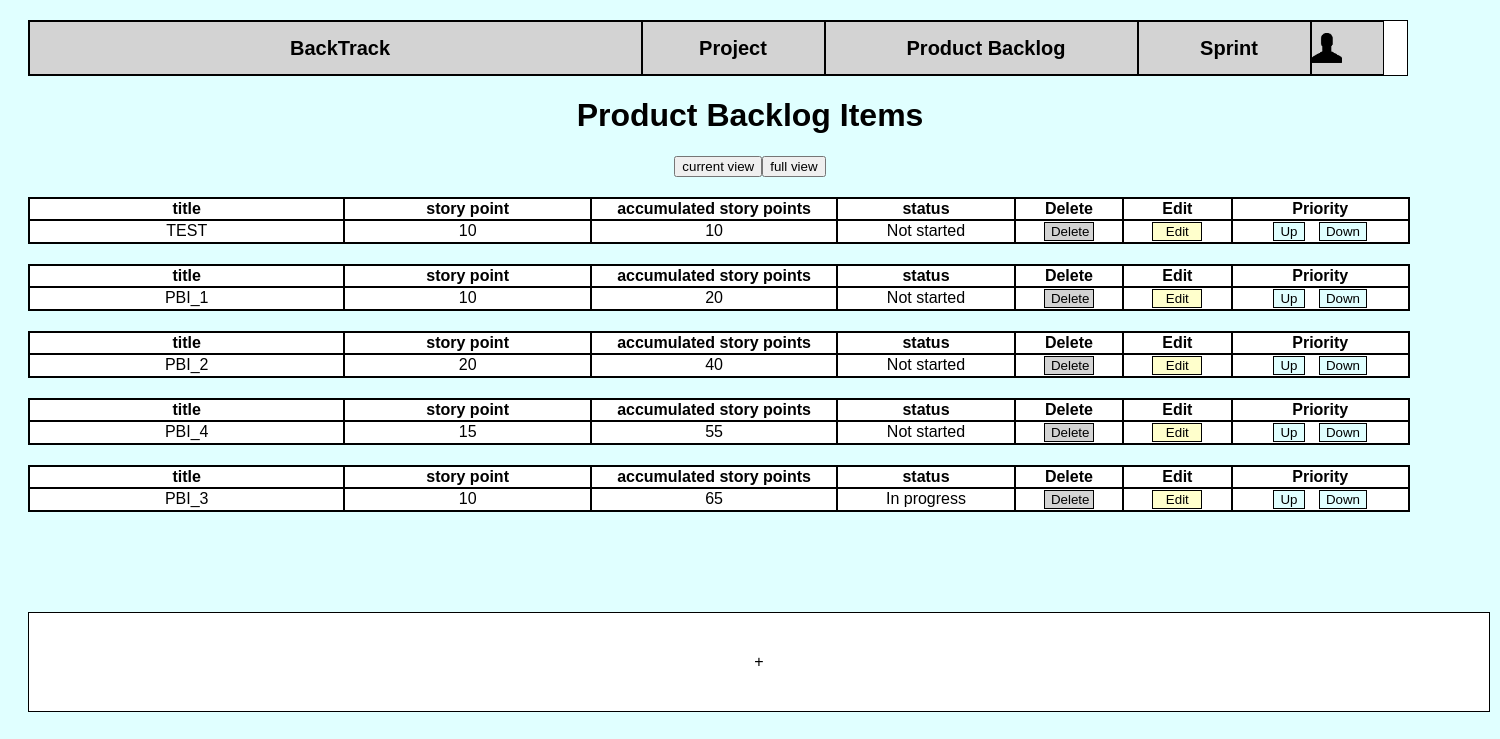
Screenshot of /productBacklog/ (signed in) with the database file from the repository.
### sprints/models.py (models this page shows)
class PBI(models.Model):
    description = models.CharField(max_length=200)
    id = models.AutoField(primary_key=True)
    STATUS = (('NS', 'Not started'), ('IP', 'In progress'), ('C', 'Complete'), ('NF', 'NotFinish'))
    status = models.CharField(max_length=10, choices=STATUS, default='NS')
    sprint = models.ForeignKey(SprintBacklog, null=True, on_delete=models.SET_NULL, blank=True)
    estimated_efforts = models.IntegerField(null=True)
    remainStory = models.IntegerField(null=True, default=10)
    priority=models.IntegerField(default=0)
    objects = models.Manager()
    cumulative_storypoint=models.IntegerField(null=True, default=0, blank=True)
    def __str__(self):
        return self.description

### productBacklog/views.py (the view, shortened to what this page needs)
# urls.py: path('', views.product_backlog , name='productBacklog'),
def product_backlog(request):
    if request.user.is_authenticated:
        user = str(request.user)
        users_project = Developer.objects.filter(user__username=user)[0].project
        sprint_backlog = Project.objects.filter(name=users_project)[0].sprintBacklog
        pbis = PBI.objects.order_by('priority') # by default we show a full view of list of pbis
        for i in range(len(pbis)):
            if i==0:
                pbis[i].cumulative_storypoint=pbis[i].remainStory
                pbis[i].save()
            else:
                order=pbis[i].priority
                pbis[i].cumulative_storypoint=pbis[i].remainStory+pbis[i-1].cumulative_storypoint
                pbis[i].save()
        print(users_project)
        print(sprint_backlog)
        print(pbis)
        return render(request, 'productBacklog/pbi_list.html', {'pbi_list': pbis})
    else:
        return redirect('%s?next=%s' % (settings.LOGIN_URL, request.path))

### sprints/models.py (called while the page is built)
    def __str__(self):
        return str(self.number)

    def __str__(self):
        return self.name

### templates/productBacklog/pbi_list.html (shortened to what this page needs)
<!DOCTYPE html>
{% extends 'base.html' %}
{% block content %}
<html lang="en">
    <div id="pagename">
      <h1>Product Backlog Items</h1>
    </div>
    <div id="buttons">
        <form action="/current/" method="get">
            <button>current view</button>
        </form>
        <form action="/full/" method="get">
            <button>full view</button>
        </form>
    </div>
    {% for pbi in pbi_list %}
      <div id="tablediv">
        <table id = "table">
          <tr style="display: flex; width: 1380px">
            <th style="flex: 20%;">title</th>
            <th style="flex: 15%;">story point</th>
            <th style="flex: 15%;">accumulated story points</th>
            <th style="flex:10%;">status</th>
              <th style="flex:5%;">Delete</th>
              <th style="flex:5%;">Edit</th>
              <th style="flex: 10%">Priority</th>
          </tr>
          <tr style="display: flex; width: 1380px">
            <td style="flex: 20%;">{{ pbi.description }} </td>
            <td style="flex: 15%;" class="storypoint">{{ pbi.remainStory }}</td>
            <td style="flex: 15%;" class="cumulated_storypoint">{{ pbi.cumulative_storypoint }}</td>
            <td style="flex: 10%;">{{ pbi.get_status_display }}</td>
            <td style="flex: 5%;">
                    <form action="" method="GET">
                        <button class="deleteButton" name="DeletePBI" value="{{pbi.id}}">Delete</button>
                    </form>
            </td>
            <td  style="flex: 5%;">
            <button class="btn btn-danger" onclick="openEditForm()" id="editButton">Edit</button>
            </td>
              <td style="flex: 10%">
                  <span style="flex: 50%;margin-right: 5px">
                  <button onclick="upPriority()" class="priorityButton">Up</button>
                  </span>
                  <span style="flex: 50%; margin-left: 5px">
                  <button onclick="downPriority()" class="priorityButton">Down</button>
                  </span>
              </td>
          </tr>
        </table>
      </div>
    {% empty %}
      <li>No PBI yet.</li>
    {% endfor %}
    <div id="addbox" onclick="openAddForm()">
      +
    </div>
  </body>
</html>
{%endblock%}

### projectManage/static/style.css (style rules this page uses)
html { font-family: "Calibri Light", sans-serif; }

### templates/productBacklog/pbi_list.html (style rules this page uses)
#pagename h1 { text-align: center; }
.deleteButton { border: solid 1px black; text-align: center; width: 50px; background-color: lightgrey; }
#editButton { border: solid 1px black; text-align: center; width: 50px; background-color: #ffffcc; }
.priorityButton { border: solid 1px black; text-align: center; background-color: lightcyan; }
#buttons { display: flex; justify-content: center; }
table { width: 1380px; margin-left:20px; margin-top: 20px; background-color: white; }
table, th, td { border: 1px solid black; border-collapse: collapse; text-align: center; }
#addbox { border: 1px solid black; text-align: center; margin-top: 100px; width: 1380px; margin-left: 20px; padding: 40px; background-color: white; }

### rows the page displays
PBI: description "TEST", remainStory "10", cumulative_storypoint "10", status "Not started", {{ pbi.id }} 41 (drawn)
PBI: description "PBI_1", remainStory "10", cumulative_storypoint "20", status "Not started", {{ pbi.id }} 1 (drawn)
PBI: description "PBI_2", remainStory "20", cumulative_storypoint "40", status "Not started", {{ pbi.id }} 2 (drawn)
PBI: description "PBI_4", remainStory "15", cumulative_storypoint "55", status "Not started", {{ pbi.id }} 4 (drawn)
PBI: description "PBI_3", remainStory "10", cumulative_storypoint "65", status "In progress", {{ pbi.id }} 3 (drawn)
